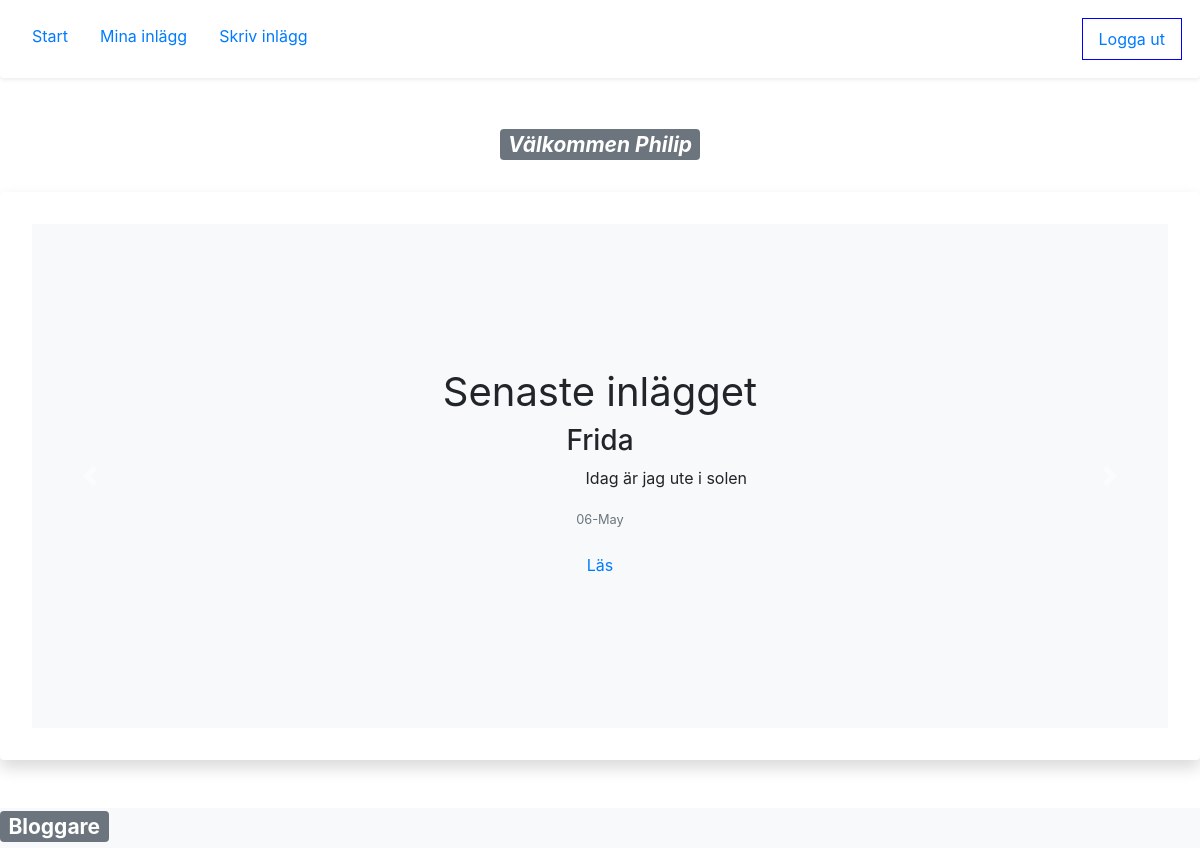
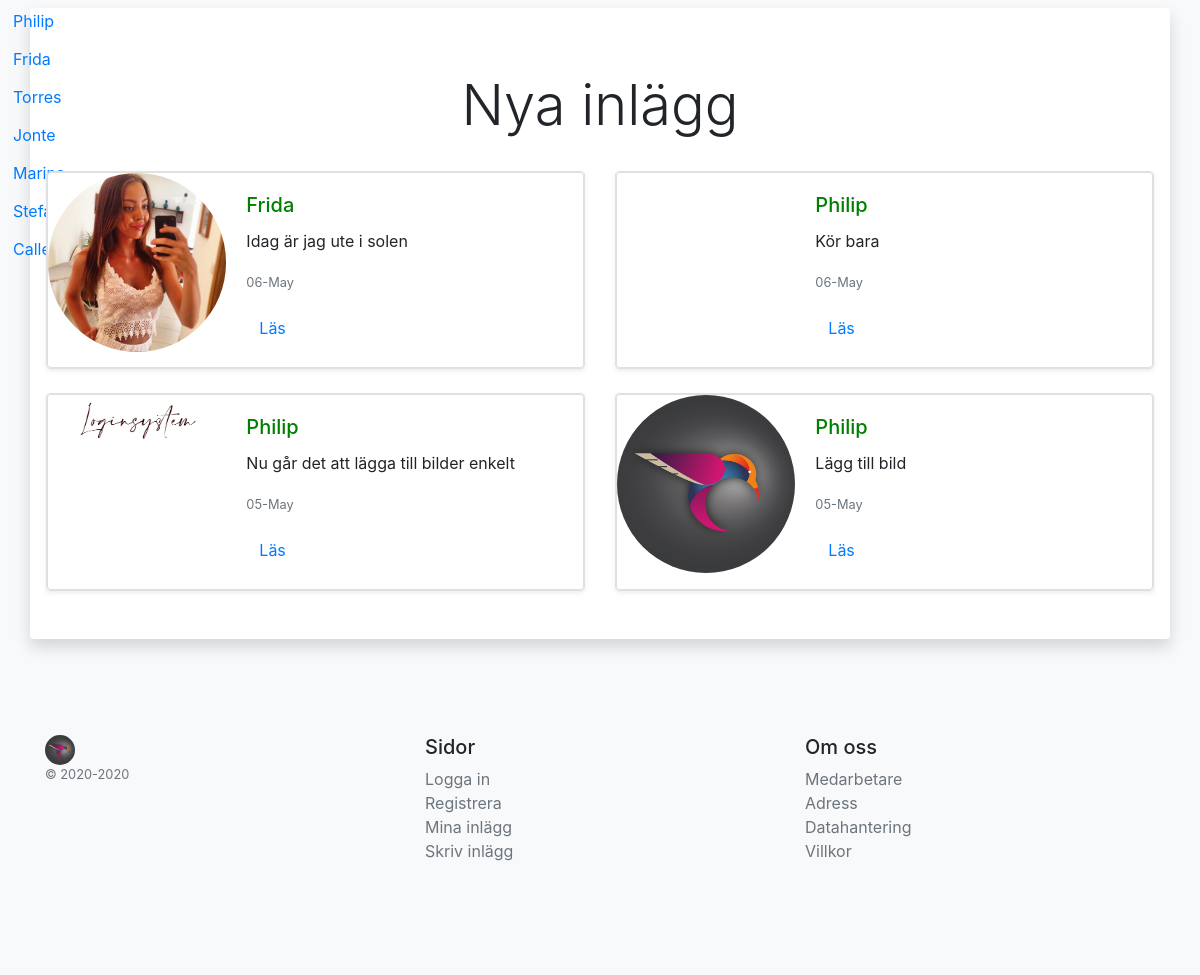
The page /welcome.php (signed in) on the database its author committed (2 pictures, top to bottom).
### tables this page shows
CREATE TABLE `content` (
  `id` int(11) NOT NULL,
  `author` varchar(55) NOT NULL,
  `title` varchar(55) NOT NULL,
  `text` longtext NOT NULL,
  `image` varchar(255) NOT NULL,
  `date` varchar(55) NOT NULL,
  `time` varchar(55) NOT NULL
);

CREATE TABLE `users` (
  `id` int(11) NOT NULL,
  `name` varchar(55) NOT NULL,
  `password` varchar(255) NOT NULL
);

### postfirstpageloggedin.php (the view)
<?php
require_once('db.php');
$sql = "SELECT * FROM content ORDER BY id DESC LIMIT 4";
$result = mysqli_query($con, $sql);
if (mysqli_num_rows($result) > 0) {
    while($row = mysqli_fetch_assoc($result)) {
echo '
    <div class="col-md-6">
      <div class="row no-gutters border rounded overflow-hidden flex-md-row mb-4 shadow-sm h-md-250 position-relative">
        <div class="card mb-" style="max-width: 540px;">
  <div class="row no-gutters">
       <div class="col-md-4">
      <img src="'.$row['image'].'" class="card-img rounded-circle" alt="">
    </div>
    <div class="col-md-8">
      <div class="card-body">
        <h5 class="card-title">'.$row['author'].'</h5>
        <p id="card-text">'.$row['text'].'</p>
        <p class="card-text"><small class="text-muted">'.$row['date'].'</small></p>
            <form id="myForm" action="getdataloggedin.php" method="GET">
                 <input type="hidden" name="id" value='.$row["id"].'>
         <button type="submit" class="btn btn-link">Läs</button>
         </form>
      </div>
    </div>
  </div>
</div>
    </div>
  </div>
        ';
    }
} else {
    echo
     '<p> Inga inlägg ännu </p>
        '
        ;
}
?>

### toppostloggedin.php
<?php
require_once('db.php');
$sql = "SELECT * FROM content ORDER BY id DESC LIMIT 1";
$result = mysqli_query($con, $sql);
if (mysqli_num_rows($result) > 0) {
    while($row = mysqli_fetch_assoc($result)) {
echo '
        <div id="index" class="position-relative overflow-hidden p-3 p-md-5 m-md-3 text-center bg-light">
  <div class="col-md-5 p-lg-5 mx-auto my-5">
    <h1 class="display-8 font-weight-normal">Senaste inlägget</h1>
     <h3>'.$row['author'].'</h3>
        <p id="card-texts">'.$row['text'].'</p>
        <p class="card-texts"><small class="text-muted">'.$row['date'].'</small></p>
            <form id="myForm" action="getdataloggedin.php" method="GET">
                 <input type="hidden" name="id" value='.$row["id"].'>
         <button type="submit" class="btn btn-link">Läs</button>
         </form>
  </div>
  <div class="product-device shadow-sm d-none d-md-block"></div>
  <div class="product-device product-device-2 shadow-sm d-none d-md-block"></div>
</div>
        ';
    }
} else {
    echo
     '<p> Inga inlägg ännu </p>
        '
        ;
}
?>

### asideloggedin.php
<?php
require_once('db.php');
$sql = "SELECT name FROM users";
$result = mysqli_query($con, $sql);
if (mysqli_num_rows($result) > 0) {
    while($row = mysqli_fetch_assoc($result)) {
echo '
            <form id="myForm" action="gotobloggerloggedin.php" method="GET">
                 <input type="hidden" name="author" value='.$row['name'].'>
         <button type="submit" class="btn btn-link">'.$row['name'].'</button>
         </form>
        ';
    }
} else {
    echo
     '<p> Inga inlägg ännu </p>
        '
        ;
}
?>

### style.css (style rules this page uses)
.card-title { color: green; }
#card-text { width: 540px; overflow: hidden; white-space: nowrap; text-overflow: ellipsis; }
#card-texts { width: 470px; overflow: hidden; white-space: nowrap; text-overflow: ellipsis; }

### rows shown on the page
content: author "Frida", text "Idag är jag ute i solen", date "06-May", image (picture)
users: name "Philip"
users: name "Frida"
users: name "Torres"
users: name "Jonte"
users: name "Marina"
users: name "Stefan"
users: name "Calle"
content: author "Philip", text "Kör bara", date "06-May"
content: image (picture), author "Philip", text "Nu går det att lägga till bilder enkelt", date "05-May"
content: image (picture), author "Philip", text "Lägg till bild", date "05-May"

### other values the page prints
$_SESSION["username"] "Philip"
